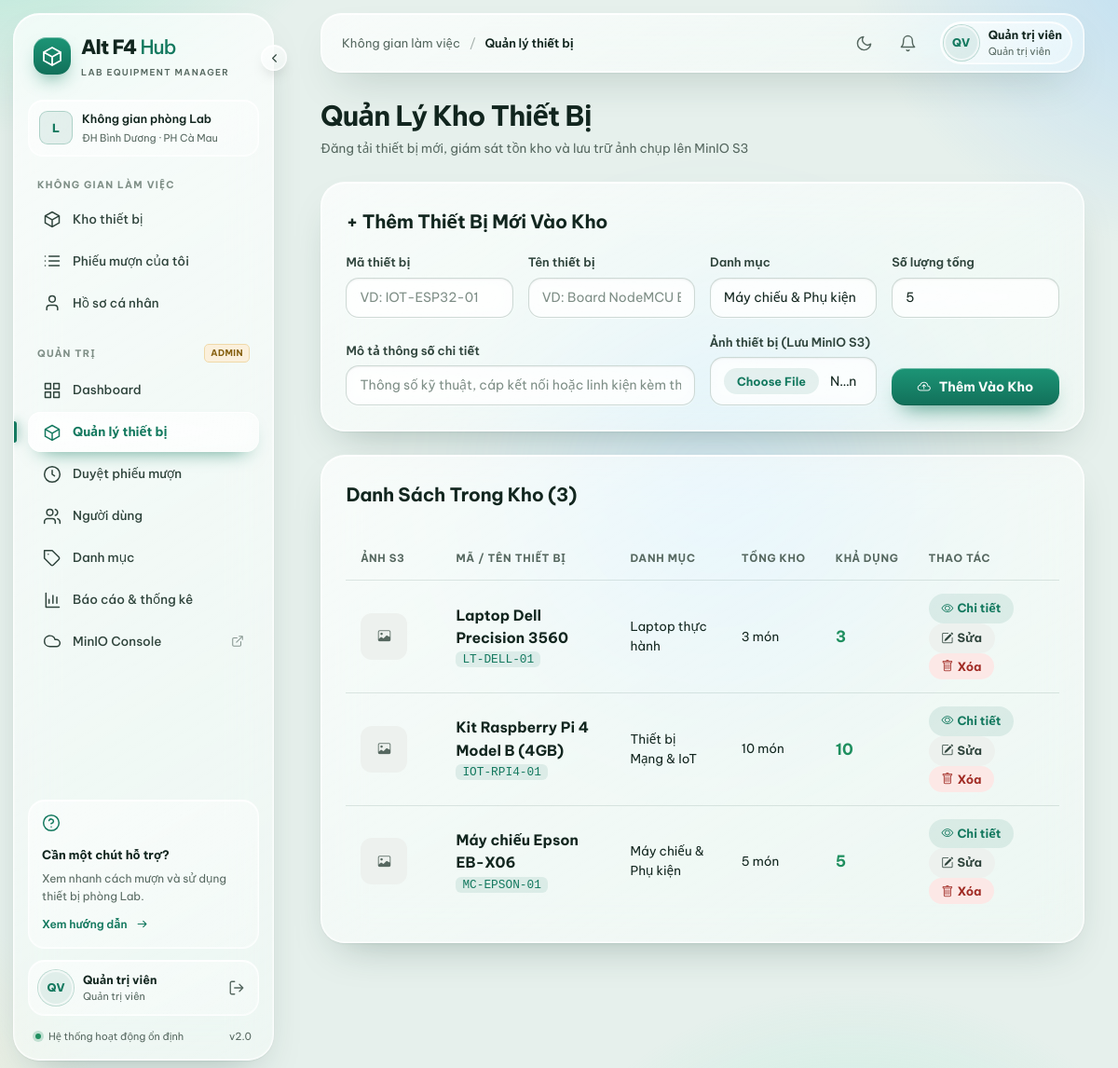
Screenshot of /admin/devices.php (signed in) with the database file from the repository.
### tables this page shows
CREATE TABLE IF NOT EXISTS users (
    id INT AUTO_INCREMENT PRIMARY KEY,
    fullname VARCHAR(100) NOT NULL,
    student_code VARCHAR(20) UNIQUE,
    email VARCHAR(100) UNIQUE NOT NULL,
    password VARCHAR(255) NOT NULL,
    role ENUM('admin', 'student') DEFAULT 'student',
    created_at TIMESTAMP DEFAULT CURRENT_TIMESTAMP
);

CREATE TABLE IF NOT EXISTS devices (
    id INT AUTO_INCREMENT PRIMARY KEY,
    category_id INT NOT NULL,
    code VARCHAR(50) UNIQUE NOT NULL,
    name VARCHAR(150) NOT NULL,
    quantity INT NOT NULL DEFAULT 0,
    available_qty INT NOT NULL DEFAULT 0,
    location VARCHAR(255) NOT NULL DEFAULT 'Phòng Lab CNTT',
    status ENUM('good', 'maintenance', 'broken', 'decommissioned') NOT NULL DEFAULT 'good',
    description TEXT,
    image_key VARCHAR(255) NULL,
    manual_doc_key VARCHAR(255) NULL,
    FOREIGN KEY (category_id) REFERENCES categories(id) ON DELETE RESTRICT
);

CREATE TABLE IF NOT EXISTS categories (
    id INT AUTO_INCREMENT PRIMARY KEY,
    name VARCHAR(100) NOT NULL,
    description TEXT
);

### src/config.php (called while the page is built, shortened)
<?php
function checkLogin() {
    $userId = (int)($_SESSION['user']['id'] ?? 0);
    $stmt = $GLOBALS['pdo']->prepare('SELECT id, fullname, student_code, email, role FROM users WHERE id = ?');
    $stmt->execute([$userId]);
}
function checkAdmin() {
    checkLogin();
}

### src/admin/devices.php (the view, shortened to what this page needs)
<?php
require_once '../config.php';
checkAdmin();
$devices = $pdo->query("SELECT d.*, c.name as category_name FROM devices d JOIN categories c ON d.category_id = c.id ORDER BY d.id DESC")->fetchAll();
$categories = $pdo->query("SELECT * FROM categories")->fetchAll();
?>
<!DOCTYPE html>
<html lang="vi">
<head>
    <?php include __DIR__ . '/../head.php'; ?>
</head>
<body>
<?php include __DIR__ . '/../navbar.php'; ?>
<main class="container">
    <div style="margin-bottom: 25px;">
        <h1 style="font-size: 2rem; font-weight: 800; margin: 0; letter-spacing: -0.03em;">Quản Lý Kho Thiết Bị</h1>
        <p style="color: #64748B; margin: 6px 0 0; font-size: 0.95rem;">Đăng tải thiết bị mới, giám sát tồn kho và lưu trữ ảnh chụp lên MinIO S3</p>
    </div>
    <div class="glass-box">
        <h3 style="margin-top: 0; margin-bottom: 18px; font-size: 1.25rem; font-weight: 700;">+ Thêm Thiết Bị Mới Vào Kho</h3>
        <form method="POST" enctype="multipart/form-data" style="display: grid; grid-template-columns: repeat(3, 1fr) 1fr; gap: 16px; align-items: end;">
            <div>
                <label class="form-label">Mã thiết bị</label>
                <input type="text" name="code" class="form-control" placeholder="VD: IOT-ESP32-01" required>
            </div>
            <div>
                <label class="form-label">Tên thiết bị</label>
                <input type="text" name="name" class="form-control" placeholder="VD: Board NodeMCU ESP32" required>
            </div>
            <div>
                <label class="form-label">Danh mục</label>
                <select name="category_id" class="form-control">
                    <?php foreach ($categories as $c): ?>
                        <option value="<?= $c['id'] ?>"><?= htmlspecialchars($c['name']) ?></option>
                    <?php endforeach; ?>
                </select>
            </div>
            <div>
                <label class="form-label">Số lượng tổng</label>
                <input type="number" name="quantity" class="form-control" min="1" value="5" required>
            </div>
            <div style="grid-column: span 2;">
                <label class="form-label">Mô tả thông số chi tiết</label>
                <input type="text" name="description" class="form-control" placeholder="Thông số kỹ thuật, cáp kết nối hoặc linh kiện kèm theo">
            </div>
            <div>
                <label class="form-label">Ảnh thiết bị (Lưu MinIO S3)</label>
                <input type="file" name="device_image" class="form-control" accept="image/*">
            </div>
            <div>
                <button type="submit" class="btn-add"><i class="bi bi-cloud-arrow-up me-1"></i> Thêm Vào Kho</button>
            </div>
        </form>
    </div>
    <div class="glass-box">
        <h3 style="margin-top: 0; margin-bottom: 15px; font-size: 1.25rem; font-weight: 700;">Danh Sách Trong Kho (<?= count($devices) ?>)</h3>
        <table>
            <thead>
                <tr>
                    <th>Ảnh S3</th>
                    <th>Mã / Tên Thiết Bị</th>
                    <th>Danh Mục</th>
                    <th>Tổng Kho</th>
                    <th>Khả Dụng</th>
                    <th>Thao Tác</th>
                </tr>
            </thead>
            <tbody>
                <?php foreach ($devices as $d): ?>
                    <tr id="device-<?= (int)$d['id'] ?>">
                        <td style="width: 70px;">
                            <?php if ($d['image_key']): ?>
                                <img src="/view_file.php?key=<?= urlencode($d['image_key']) ?>"
                                     style="width: 50px; height: 50px; border-radius: 12px; object-fit: cover; border: 1px solid rgba(0,0,0,0.08);"
                                     loading="lazy"
                                     decoding="async">
                            <?php else: ?>
                                <div style="width: 50px; height: 50px; background: #E2E8F0; border-radius: 12px; display: flex; align-items: center; justify-content: center; color: #64748B;"><i class="bi bi-image"></i></div>
                            <?php endif; ?>
                        </td>
                        <td>
                            <strong style="font-size: 0.98rem;"><?= htmlspecialchars($d['name']) ?></strong><br>
                            <code style="font-size: 0.8rem; color: #2563EB;"><?= htmlspecialchars($d['code']) ?></code>
                        </td>
                        <td><?= htmlspecialchars($d['category_name']) ?></td>
                        <td><?= $d['quantity'] ?> món</td>
                        <td>
                            <strong style="color: <?= $d['available_qty'] > 0 ? '#059669' : '#DC2626' ?>; font-size: 1.05rem;">
                                <?= $d['available_qty'] ?>
                            </strong>
                        </td>
                        <td>
                            <a href="/device_detail.php?id=<?= $d['id'] ?>" class="btn-action-pill btn-view-detail">
                                <i class="bi bi-eye"></i> Chi tiết
                            </a>
                            <a href="/admin/device_edit.php?id=<?= $d['id'] ?>&amp;return=<?= urlencode('/admin/devices.php#device-' . (int)$d['id']) ?>" class="btn-action-pill btn-edit-device">
                                <i class="bi bi-pencil-square"></i> Sửa
                            </a>
                            <form method="POST" style="display:inline" onsubmit="return confirm('Bạn có chắc chắn muốn xóa thiết bị này khỏi hệ thống?')">
                                <button type="submit" class="btn-action-pill btn-delete" style="border:0;cursor:pointer"><i class="bi bi-trash"></i> Xóa</button>
                            </form>
                        </td>
                    </tr>
                <?php endforeach; ?>
            </tbody>
        </table>
    </div>
</main>
</body>
</html>

### src/navbar.php (shortened to what this page needs)
<?php
require_once __DIR__ . '/ui.php';
$current_page    = basename($_SERVER['PHP_SELF']);
$is_admin_folder = strpos($_SERVER['PHP_SELF'], '/admin/') !== false;
$user            = $_SESSION['user'] ?? null;
$navIsAdmin = ($user && $user['role'] === 'admin');
$navKey     = ($is_admin_folder ? 'admin/' : '') . $current_page;
$navTitles = [
    'index.php'              => 'Kho thiết bị',
    'device_detail.php'      => 'Chi tiết thiết bị',
    'borrow.php'             => 'Đăng ký mượn',
    'my_borrows.php'         => 'Phiếu mượn của tôi',
    'request_detail.php'     => 'Chi tiết phiếu mượn',
    'profile.php'            => 'Hồ sơ cá nhân',
    'admin/index.php'        => 'Dashboard',
    'admin/devices.php'      => 'Quản lý thiết bị',
    'admin/device_edit.php'  => 'Chỉnh sửa thiết bị',
    'admin/categories.php'   => 'Danh mục',
    'admin/requests.php'     => 'Duyệt phiếu mượn',
    'admin/users.php'        => 'Người dùng',
    'admin/reports.php'      => 'Báo cáo & thống kê',
];
$navTitle = $navTitles[$navKey] ?? 'Alt F4 Hub';
$navOn = [
    'kho'   => in_array($navKey, ['index.php', 'device_detail.php', 'borrow.php']),
    'mine'  => ($navKey === 'my_borrows.php') || ($navKey === 'request_detail.php' && !$navIsAdmin),
    'prof'  => ($navKey === 'profile.php'),
    'dash'  => ($navKey === 'admin/index.php'),
    'dev'   => in_array($navKey, ['admin/devices.php', 'admin/device_edit.php']),
    'req'   => ($navKey === 'admin/requests.php') || ($navKey === 'request_detail.php' && $navIsAdmin),
    'users' => ($navKey === 'admin/users.php'),
    'cat'   => ($navKey === 'admin/categories.php'),
    'rep'   => ($navKey === 'admin/reports.php'),
];
$navCls = [];
$navCur = [];
foreach ($navOn as $k => $on) {
    $navCls[$k] = $on ? 'is-active' : '';
    $navCur[$k] = $on ? 'aria-current="page"' : '';
}
$navAlert   = 0;
if ($user && isset($pdo)) {
    try {
        if ($navIsAdmin) {
            $navPending = (int)$pdo->query("SELECT COUNT(*) FROM borrow_requests WHERE status = 'pending'")->fetchColumn();
            $navAlert   = $navPending;
        } else {
            $navSt = $pdo->prepare("SELECT COUNT(*) FROM borrow_requests WHERE user_id = ? AND status = 'approved' AND DATEDIFF(expected_return_date, CURDATE()) <= 2");
            $navSt->execute([$user['id']]);
            $navAlert = (int)$navSt->fetchColumn();
        }
    } catch (Throwable $e) {
    }
}
$navAlertHref  = $navIsAdmin ? '/admin/requests.php?status=pending' : '/my_borrows.php?status=approved';
$navAlertLabel = $navIsAdmin ? 'phiếu mượn đang chờ duyệt' : 'thiết bị sắp hoặc đã quá hạn trả';
$navInit = '';
if ($user) {
    $navParts = preg_split('/\s+/u', trim($user['fullname']));
    $navInit  = mb_substr($navParts[0], 0, 1, 'UTF-8');
    if (count($navParts) > 1) {
        $navInit .= mb_substr($navParts[count($navParts) - 1], 0, 1, 'UTF-8');
    }
    $navInit = mb_strtoupper($navInit, 'UTF-8');
}
$navRole = ($user && $user['role'] === 'admin') ? 'Quản trị viên' : (($user && !empty($user['student_code'])) ? $user['student_code'] : 'Sinh viên');
?>
<div class="t-dock" id="tDock">
<aside class="t-side" id="tSide" aria-label="Điều hướng chính">
    <a class="t-brand" href="/index.php" title="Alt F4 Hub">
        <span class="t-brand-icon"><?= ic('box', 24) ?></span>
        <span class="t-brand-text">Alt F4<span class="t-brand-hub"> Hub</span><small>Lab equipment manager</small></span>
    </a>
    <div class="t-workspace">
        <span class="t-workspace-icon">L</span>
        <div>Không gian phòng Lab<small>ĐH Bình Dương · PH Cà Mau</small></div>
    </div>
    <p class="t-label"><b>Không gian làm việc</b></p>
    <nav class="t-navlist">
        <a class="t-nav <?= $navCls['kho'] ?>" href="/index.php" title="Kho thiết bị" <?= $navCur['kho'] ?>><?= ic('box') ?><span>Kho thiết bị</span></a>
        <a class="t-nav <?= $navCls['mine'] ?>" href="/my_borrows.php" title="Phiếu mượn của tôi" <?= $navCur['mine'] ?>><?= ic('list') ?><span>Phiếu mượn của tôi</span></a>
        <a class="t-nav <?= $navCls['prof'] ?>" href="/profile.php" title="Hồ sơ cá nhân" <?= $navCur['prof'] ?>><?= ic('user') ?><span>Hồ sơ cá nhân</span></a>
    </nav>
    <?php if ($navIsAdmin): ?>
    <p class="t-label t-label-admin"><b>Quản trị</b> <span>Admin</span></p>
    <nav class="t-navlist">
        <a class="t-nav <?= $navCls['dash'] ?>" href="/admin/index.php" title="Dashboard" <?= $navCur['dash'] ?>><?= ic('grid') ?><span>Dashboard</span></a>
        <a class="t-nav <?= $navCls['dev'] ?>" href="/admin/devices.php" title="Quản lý thiết bị" <?= $navCur['dev'] ?>><?= ic('box') ?><span>Quản lý thiết bị</span></a>
        <a class="t-nav <?= $navCls['req'] ?>" href="/admin/requests.php" title="Duyệt phiếu mượn" <?= $navCur['req'] ?>><?= ic('clock') ?><span>Duyệt phiếu mượn</span></a>
        <a class="t-nav <?= $navCls['users'] ?>" href="/admin/users.php" title="Người dùng" <?= $navCur['users'] ?>><?= ic('users') ?><span>Người dùng</span></a>
        <a class="t-nav <?= $navCls['cat'] ?>" href="/admin/categories.php" title="Danh mục" <?= $navCur['cat'] ?>><?= ic('tag') ?><span>Danh mục</span></a>
        <a class="t-nav <?= $navCls['rep'] ?>" href="/admin/reports.php" title="Báo cáo &amp; thống kê" <?= $navCur['rep'] ?>><?= ic('chart') ?><span>Báo cáo &amp; thống kê</span></a>
        <a class="t-nav" href="http://localhost:9001" target="_blank" rel="noopener" title="Mở MinIO S3 Console"><?= ic('cloud') ?><span>MinIO Console</span><?= ic('external', 14) ?></a>
    </nav>
    <?php endif; ?>
    <div class="t-side-bottom">
        <div class="t-help">
            <span class="t-help-icon"><?= ic('help') ?></span>
            <b>Cần một chút hỗ trợ?</b>
            <p>Xem nhanh cách mượn và sử dụng thiết bị phòng Lab.</p>
            <button type="button" data-toast="Chọn thiết bị → Đăng ký mượn → Chờ quản trị viên duyệt → Nhận thiết bị và trả đúng hạn.">Xem hướng dẫn <?= ic('arrow', 15) ?></button>
        </div>
        <?php if ($user): ?>
        <div class="t-me">
            <a class="t-me-link" href="/profile.php" title="Xem hồ sơ &amp; đổi mật khẩu">
                <span class="t-avatar"><?= t_esc($navInit) ?></span>
                <span class="t-me-text"><b><?= t_esc($user['fullname']) ?></b><small><?= t_esc($navRole) ?></small></span>
            </a>
            <form method="POST" action="/logout.php">
                <button type="submit" class="t-me-out" title="Đăng xuất" aria-label="Đăng xuất"><?= ic('logout', 18) ?></button>
            </form>
        </div>
        <?php endif; ?>
        <div class="t-side-foot"><span class="t-dot"></span><span class="t-side-foot-text">Hệ thống hoạt động ổn định</span><span class="t-side-foot-ver">v2.0</span></div>
    </div>
</aside>
<button type="button" class="t-dock-toggle" data-side-toggle aria-controls="tSide" aria-expanded="true" aria-label="Thu gọn thanh bên" title="Thu gọn / mở rộng thanh bên"><?= ic('chevron', 15) ?></button>
</div>
<header class="t-top">
    <div class="t-crumb"><span class="t-crumb-root">Không gian làm việc</span><span class="t-crumb-sep">/</span><b><?= t_esc($navTitle) ?></b></div>
    <div class="t-top-right">
        <button type="button" class="t-icon-btn t-theme-btn" data-theme-toggle aria-label="Đổi giao diện sáng / tối" title="Đổi giao diện sáng / tối"><?= ic('sun', 19) ?><?= ic('moon', 19) ?></button>
        <a class="t-icon-btn t-bell" href="<?= $navAlertHref ?>" aria-label="Thông báo: <?= $navAlert ?> <?= $navAlertLabel ?>" title="<?= $navAlert ?> <?= $navAlertLabel ?>"><?= ic('bell', 19) ?><?php if ($navAlert > 0): ?><i class="t-bell-dot"></i><?php endif; ?></a>
        <?php if ($user): ?>
        <a class="t-user" href="/profile.php" title="Hồ sơ cá nhân">
            <span class="t-avatar"><?= t_esc($navInit) ?></span>
            <span class="t-user-text"><b><?= t_esc($user['fullname']) ?></b><small><?= t_esc($navRole) ?></small></span>
        </a>
        <?php endif; ?>
    </div>
</header>

### rows the page displays
users: fullname "QV", fullname "Quản trị viên", role "Quản trị viên"
devices: name "Laptop Dell Precision 3560", code "LT-DELL-01", category.name "Laptop thực hành", quantity "3", available_qty "3"
devices: name "Kit Raspberry Pi 4 Model B (4GB)", code "IOT-RPI4-01", category.name "Thiết bị Mạng & IoT", quantity "10", available_qty "10"
devices: name "Máy chiếu Epson EB-X06", code "MC-EPSON-01", category.name "Máy chiếu & Phụ kiện", quantity "5", available_qty "5"

### other values shown
t_esc($navTitle) "Quản lý thiết bị"
count($devices) "3"
form field category_id "Máy chiếu & Phụ kiện"
